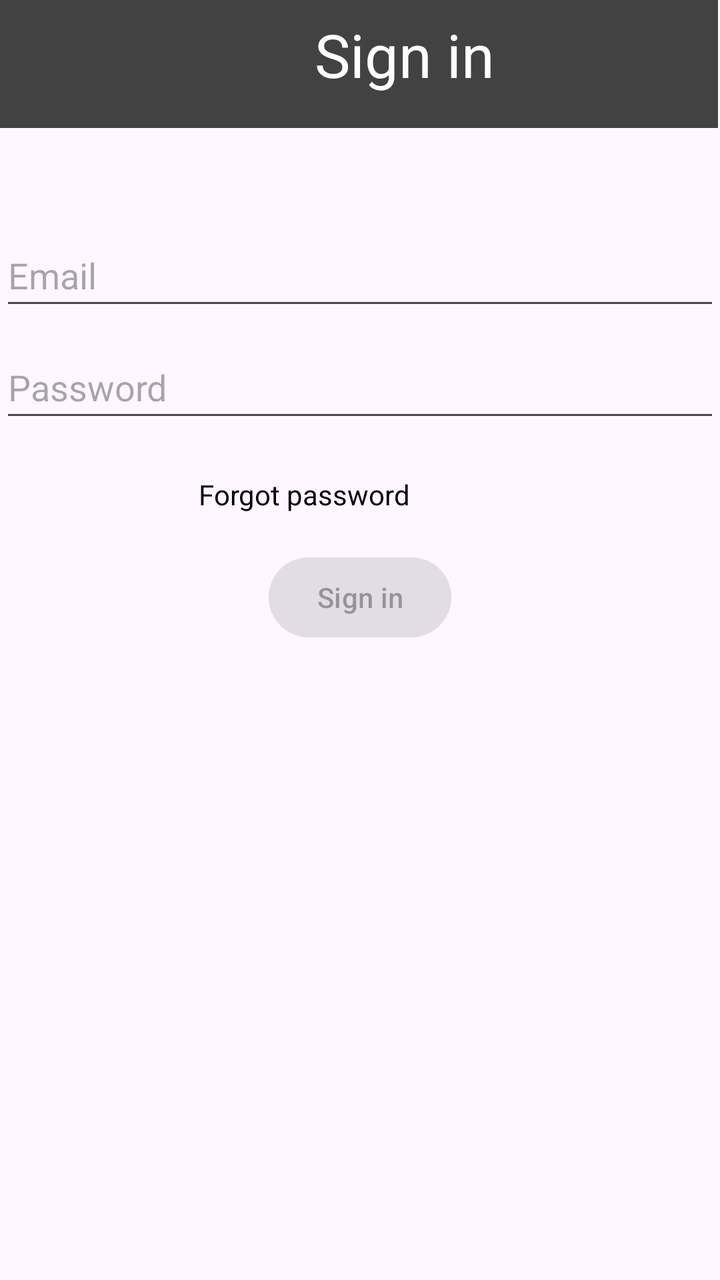
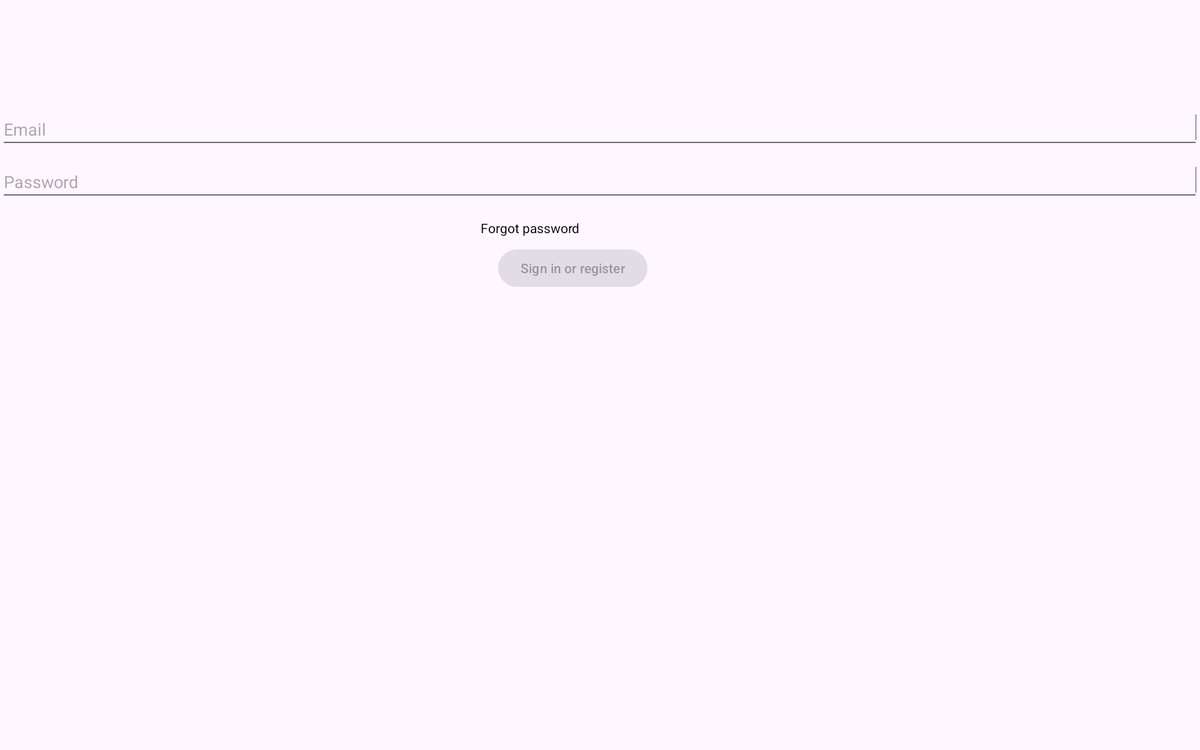

One screen, two layout resources from the same app: the default and the repository's alternative for another configuration. Each is rendered where Android would select it; the XML of both is given below.
<!-- AndroidManifest.xml: application theme Theme.Bandymas -->
<!-- res/layout/activity_login.xml -->
<?xml version="1.0" encoding="utf-8"?>
<androidx.constraintlayout.widget.ConstraintLayout xmlns:android="http://schemas.android.com/apk/res/android"
    xmlns:app="http://schemas.android.com/apk/res-auto"
    xmlns:tools="http://schemas.android.com/tools"
    android:id="@+id/container"
    android:layout_width="match_parent"
    android:layout_height="match_parent"

    tools:context=".ui.login.LoginActivity">


    <androidx.appcompat.widget.Toolbar
        android:id="@+id/toolbar"
        android:layout_width="0dp"
        android:layout_height="wrap_content"
        android:layout_marginEnd="1dp"
        android:background="@color/cardview_dark_background"
        android:minHeight="?attr/actionBarSize"
        android:outlineAmbientShadowColor="@color/black"
        android:theme="?actionBarTheme"
        app:layout_constraintEnd_toEndOf="parent"
        app:layout_constraintHorizontal_bias="0.0"
        app:layout_constraintStart_toStartOf="parent"
        app:layout_constraintTop_toTopOf="parent" />
    <TextView
        android:id="@+id/textView2"
        android:layout_width="205dp"
        android:layout_height="48dp"
        android:layout_marginStart="100dp"
        android:layout_marginTop="7dp"
        android:layout_marginBottom="7dp"
        android:text="Sign in"
        android:textColorHighlight="@color/white"
        android:textAlignment="center"
        android:textColor="@color/white"
        android:textFontWeight="500"
        android:textSize="30dp"
        app:layout_constraintBottom_toBottomOf="@+id/toolbar"
        app:layout_constraintStart_toStartOf="parent"
        app:layout_constraintTop_toTopOf="@+id/toolbar"
        app:layout_constraintVertical_bias="0.0" />
    <ImageButton
        android:id="@+id/imageButton"
        android:layout_width="75dp"
        android:layout_height="60dp"
        android:layout_marginBottom="7dp"
        android:background="@drawable/transparent_background"
        android:contentDescription="arrow"
        app:layout_constraintBottom_toBottomOf="@+id/toolbar"
        app:layout_constraintStart_toStartOf="@+id/toolbar"
        app:layout_constraintTop_toTopOf="parent"
        app:srcCompat="@drawable/arrow_back" />

    <EditText
        android:id="@+id/username"
        android:layout_width="0dp"
        android:layout_height="48dp"
        android:layout_marginTop="112dp"
        android:layout_marginBottom="361dp"
        android:hint="@string/prompt_email"
        android:inputType="textEmailAddress"
        android:selectAllOnFocus="true"
        app:layout_constraintEnd_toEndOf="parent"
        app:layout_constraintStart_toStartOf="parent"
        app:layout_constraintTop_toTopOf="parent" />

    <EditText
        android:id="@+id/password"
        android:layout_width="0dp"
        android:layout_height="48dp"
        android:layout_marginTop="8dp"
        android:hint="@string/prompt_password"
        android:imeActionLabel="@string/action_sign_in_short"
        android:imeOptions="actionDone"
        android:inputType="textPassword"
        android:selectAllOnFocus="true"
        app:layout_constraintEnd_toEndOf="parent"
        app:layout_constraintStart_toStartOf="parent"
        app:layout_constraintTop_toBottomOf="@+id/username" />

    <TextView
        android:id="@+id/textView8"
        android:layout_width="200dp"
        android:layout_height="20dp"
        android:layout_marginEnd="108dp"
        android:text="Forgot password"
        android:textAlignment="center"
        android:textColor="@color/black"
        app:layout_constraintBottom_toBottomOf="parent"
        app:layout_constraintEnd_toEndOf="@+id/password"
        app:layout_constraintTop_toBottomOf="@+id/password"
        app:layout_constraintVertical_bias="0.054" />

    <Button
        android:id="@+id/login"
        android:layout_width="wrap_content"
        android:layout_height="wrap_content"
        android:layout_gravity="center_vertical|center_horizontal"
        android:layout_marginTop="16dp"
        android:layout_marginBottom="64dp"
        android:enabled="false"
        android:text="@string/action_sign_in_short"
        app:layout_constraintBottom_toBottomOf="parent"
        app:layout_constraintEnd_toEndOf="parent"
        app:layout_constraintStart_toStartOf="parent"
        app:layout_constraintTop_toBottomOf="@+id/password"
        app:layout_constraintVertical_bias="0.144" />

    <ProgressBar
        android:id="@+id/loading"
        android:layout_width="wrap_content"
        android:layout_height="wrap_content"
        android:layout_gravity="center"
        android:layout_marginTop="64dp"
        android:layout_marginBottom="64dp"
        android:visibility="gone"
        app:layout_constraintBottom_toBottomOf="parent"
        app:layout_constraintEnd_toEndOf="@+id/password"
        app:layout_constraintStart_toStartOf="@+id/password"
        app:layout_constraintTop_toTopOf="parent"
        app:layout_constraintVertical_bias="0.3" />




</androidx.constraintlayout.widget.ConstraintLayout>
<!-- resources referenced by this layout -->
<resources>
  <color name="black">#FF000000</color>
  <color name="white">#FFFFFFFF</color>
  <!-- drawable transparent_background (drawable) -->
  <?xml version="1.0" encoding="utf-8"?>
  <shape xmlns:android="http://schemas.android.com/apk/res/android">
      <solid android:color="@android:color/transparent"/>
      <corners android:radius="0dp"/>
  
  </shape>
  <string name="action_sign_in_short">Sign in</string>
  <string name="prompt_email">Email</string>
  <string name="prompt_password">Password</string>
  <style name="Theme.Bandymas" parent="Base.Theme.Bandymas" />
  <style name="Base.Theme.Bandymas" parent="Theme.Material3.DayNight.NoActionBar">
          
          
      </style>
</resources>
<!-- res/layout-w1240dp/activity_login.xml (the repository's variant of the layout above) -->
<!-- drawn on a large tablet held sideways -->
<?xml version="1.0" encoding="utf-8"?>
<androidx.constraintlayout.widget.ConstraintLayout xmlns:android="http://schemas.android.com/apk/res/android"
    xmlns:app="http://schemas.android.com/apk/res-auto"
    xmlns:tools="http://schemas.android.com/tools"
    android:id="@+id/container"
    android:layout_width="match_parent"
    android:layout_height="match_parent"
    android:paddingLeft="@dimen/activity_horizontal_margin"
    android:paddingTop="@dimen/activity_vertical_margin"
    android:paddingRight="@dimen/activity_horizontal_margin"
    android:paddingBottom="@dimen/activity_vertical_margin"
    tools:context=".ui.login.LoginActivity">

    <EditText
        android:id="@+id/username"
        android:layout_width="0dp"
        android:layout_height="48dp"
        android:layout_marginTop="112dp"
        android:layout_marginBottom="88dp"
        android:hint="@string/prompt_email"
        android:inputType="textEmailAddress"
        android:selectAllOnFocus="true"
        app:layout_constraintEnd_toEndOf="parent"
        app:layout_constraintStart_toStartOf="parent"
        app:layout_constraintTop_toTopOf="parent" />

    <EditText
        android:id="@+id/password"
        android:layout_width="0dp"
        android:layout_height="48dp"
        android:layout_marginTop="8dp"
        android:hint="@string/prompt_password"
        android:imeActionLabel="@string/action_sign_in_short"
        android:imeOptions="actionDone"
        android:inputType="textPassword"
        android:selectAllOnFocus="true"
        app:layout_constraintEnd_toEndOf="parent"
        app:layout_constraintStart_toStartOf="parent"
        app:layout_constraintTop_toBottomOf="@+id/username" />

    <TextView
        android:id="@+id/textView8"
        android:layout_width="381dp"
        android:layout_height="20dp"
        android:layout_marginEnd="524dp"
        android:text="Forgot password"
        android:textAlignment="center"
        android:textColor="@color/black"
        app:layout_constraintBottom_toBottomOf="parent"
        app:layout_constraintEnd_toEndOf="@+id/password"
        app:layout_constraintTop_toBottomOf="@+id/password"
        app:layout_constraintVertical_bias="0.031" />

    <Button
        android:id="@+id/login"
        android:layout_width="wrap_content"
        android:layout_height="wrap_content"
        android:layout_gravity="start"
        android:layout_marginTop="16dp"
        android:layout_marginBottom="64dp"
        android:enabled="false"
        android:text="@string/action_sign_in"
        app:layout_constraintBottom_toBottomOf="parent"
        app:layout_constraintEnd_toEndOf="parent"
        app:layout_constraintHorizontal_bias="0.474"
        app:layout_constraintStart_toStartOf="parent"
        app:layout_constraintTop_toBottomOf="@+id/password"
        app:layout_constraintVertical_bias="0.066" />

    <ProgressBar
        android:id="@+id/loading"
        android:layout_width="wrap_content"
        android:layout_height="wrap_content"
        android:layout_gravity="center"
        android:layout_marginTop="64dp"
        android:layout_marginBottom="64dp"
        android:visibility="gone"
        app:layout_constraintBottom_toBottomOf="parent"
        app:layout_constraintEnd_toEndOf="@+id/password"
        app:layout_constraintStart_toStartOf="@+id/password"
        app:layout_constraintTop_toTopOf="parent"
        app:layout_constraintVertical_bias="0.3" />



</androidx.constraintlayout.widget.ConstraintLayout>
<!-- resources referenced by the variant -->
<!-- as a large tablet held sideways resolves them -->
<resources>
  <color name="black">#FF000000</color>
  <string name="action_sign_in">Sign in or register</string>
  <string name="action_sign_in_short">Sign in</string>
  <string name="prompt_email">Email</string>
  <string name="prompt_password">Password</string>
  <style name="Theme.Bandymas" parent="Base.Theme.Bandymas" />
  <style name="Base.Theme.Bandymas" parent="Theme.Material3.DayNight.NoActionBar">
          
          
      </style>
</resources>
